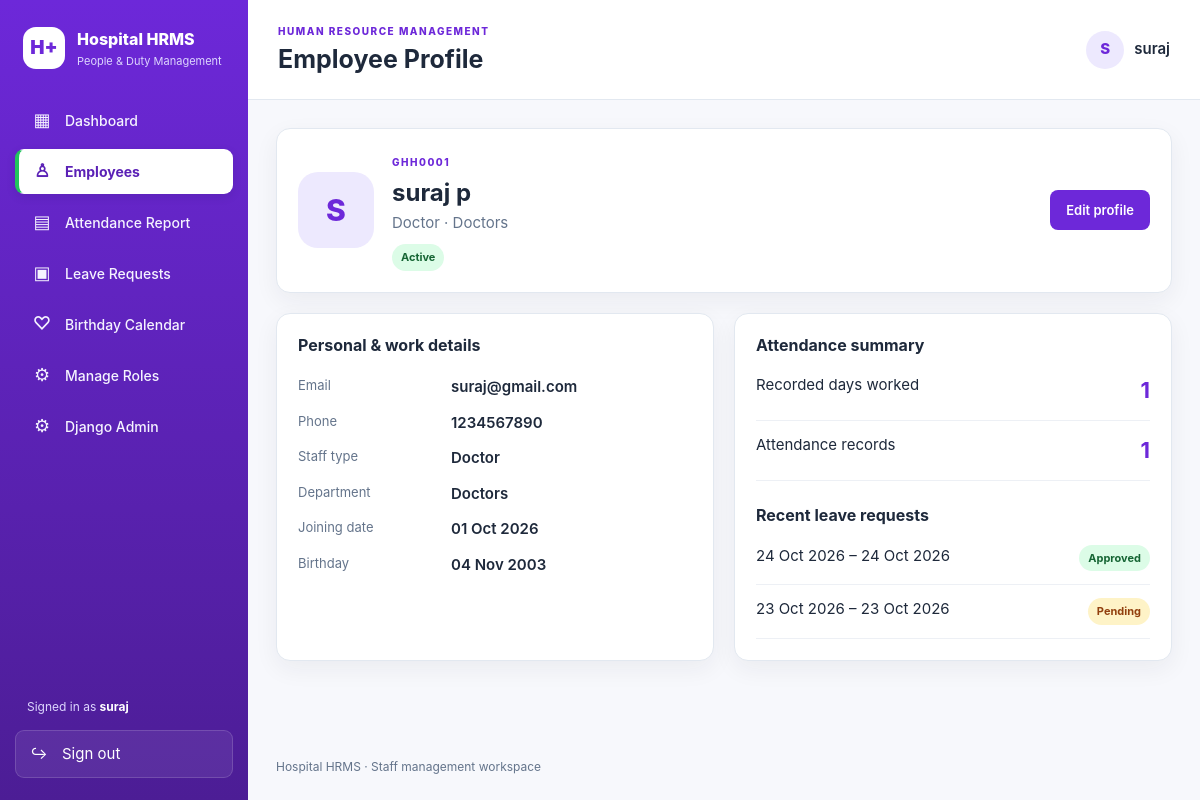
Screenshot of /employees/4/ (signed in) with the database file from the repository.
### hr/models.py (models this page shows, shortened)
class Employee(models.Model):
    class Status(models.TextChoices):
        ACTIVE = "ACTIVE", "Active"
        INACTIVE = "INACTIVE", "Inactive"
        ON_LEAVE = "ON_LEAVE", "On Leave"
    class StaffType(models.TextChoices):
        DOCTOR = "DOCTOR", "Doctor"
        DUTY_DOCTOR = "DUTY_DOCTOR", "Duty Doctor"
        NURSE = "NURSE", "Nurse"
        TECHNICIAN = "TECHNICIAN", "Technician"
        RECEPTIONIST = "RECEPTIONIST", "Receptionist"
        SUPPORT = "SUPPORT", "Support Staff"
        OTHER = "OTHER", "Other"
    user = models.OneToOneField(
        settings.AUTH_USER_MODEL,
        on_delete=models.SET_NULL,
        null=True,
        blank=True,
        related_name="employee_profile",
    )
    employee_id = models.CharField(
        max_length=20,
        unique=True,
    )
    name = models.CharField(max_length=150)
    email = models.EmailField(unique=True)
    phone = models.CharField(max_length=20)
    designation = models.CharField(max_length=100)
    staff_type = models.CharField(
        max_length=20,
        choices=StaffType.choices,
        default=StaffType.OTHER,
    )
    department = models.ForeignKey(
        Department,
        on_delete=models.PROTECT,
        related_name="employees",
    )
    manager = models.ForeignKey(
        "self",
        on_delete=models.SET_NULL,
        null=True,
        blank=True,
        related_name="direct_reports",
        verbose_name="Reports To",
    )
    joining_date = models.DateField()
    birthday = models.DateField(
        null=True,
        blank=True,
    )
    salary = models.DecimalField(
        max_digits=12,
        decimal_places=2,
    )
    status = models.CharField(
        max_length=10,
        choices=Status.choices,
        default=Status.ACTIVE,
    )
    class Meta:
        ordering = ["name"]

class Department(models.Model):
    name = models.CharField(max_length=100, unique=True)
    description = models.TextField(blank=True)
    class Meta:
        permissions = [
            ("view_dashboard", "Can view the HRMS dashboard"),
            ("view_employee_pages", "Can view employee pages"),
            ("manage_employee_pages", "Can add and edit employees"),
            ("view_attendance_pages", "Can view attendance pages"),
            ("apply_leave_requests", "Can apply for leave"),
            ("view_leave_pages", "Can view leave requests"),
            ("approve_leave_requests", "Can approve or reject leave requests"),
            ("view_birthday_calendar", "Can view the birthday calendar"),
        ]

class LeaveRequest(models.Model):
    class LeaveStatus(models.TextChoices):
        PENDING = "PENDING", "Pending"
        APPROVED = "APPROVED", "Approved"
        REJECTED = "REJECTED", "Rejected"
    employee = models.ForeignKey(
        Employee,
        on_delete=models.PROTECT,
        related_name="leave_requests",
    )
    start_date = models.DateField()
    end_date = models.DateField()
    reason = models.TextField()
    status = models.CharField(
        max_length=10,
        choices=LeaveStatus.choices,
        default=LeaveStatus.PENDING,
    )
    reviewed_by = models.ForeignKey(
        settings.AUTH_USER_MODEL,
        on_delete=models.PROTECT,
        null=True,
        blank=True,
        related_name="reviewed_leave_requests",
    )
    reviewed_at = models.DateTimeField(
        null=True,
        blank=True,
    )
    class Meta:
        ordering = ["-start_date"]

### hr/views.py (the view)
@login_required
@permission_required("hr.view_employee_pages", raise_exception=True)
def employee_profile(request, pk):
    employee = get_object_or_404(
        Employee.objects.select_related(
            "department",
            "user",
        ),
        pk=pk,
    )
    attendance_records = Attendance.objects.filter(
        employee=employee
    )
    can_view_leaves = request.user.has_perm(
        "hr.view_leave_pages"
    )
    context = {
        "employee": employee,
        "days_worked": attendance_records.filter(
            check_in__isnull=False
        ).values("date").distinct().count(),
        "attendance_count": attendance_records.count(),
        "leave_requests": (
            LeaveRequest.objects.filter(
                employee=employee
            ).order_by("-start_date")[:5]
            if can_view_leaves
            else []
        ),
    }
    return render(
        request,
        "hr/employee_profile.html",
        context,
    )

### hr/templates/hr/employee_profile.html (shortened to what this page needs)
{% extends "hr/base.html" %}
{% block page_heading %}Employee Profile{% endblock %}
{% block content %}
<div class="profile-hero panel">
  <div class="profile-identity"><span class="profile-avatar">{{ employee.name|first|upper }}</span><div><span class="eyebrow">{{ employee.employee_id }}</span><h2>{{ employee.name }}</h2><p>{{ employee.designation }} · {{ employee.department.name }}</p><span class="status status-{{ employee.status|lower }}">{{ employee.get_status_display }}</span></div></div>
  <a class="btn btn-primary" href="{% url 'employee_edit' employee.pk %}">Edit profile</a>
</div>
<div class="profile-grid">
  <section class="panel"><h3>Personal &amp; work details</h3><dl class="details-list">
    <dt>Email</dt><dd>{{ employee.email }}</dd><dt>Phone</dt><dd>{{ employee.phone }}</dd><dt>Staff type</dt><dd>{{ employee.get_staff_type_display }}</dd><dt>Department</dt><dd>{{ employee.department.name }}</dd><dt>Joining date</dt><dd>{{ employee.joining_date|date:"d M Y" }}</dd><dt>Birthday</dt><dd>{% if employee.birthday %}{{ employee.birthday|date:"d M Y" }}{% else %}Not provided{% endif %}</dd>
  </dl></section>
  <section class="panel"><h3>Attendance summary</h3><div class="profile-stat"><span>Recorded days worked</span><strong>{{ days_worked|default:"0" }}</strong></div><div class="profile-stat"><span>Attendance records</span><strong>{{ attendance_count|default:"0" }}</strong></div><h3 class="section-spaced">Recent leave requests</h3>
    {% for leave in leave_requests %}<div class="list-row"><span>{{ leave.start_date|date:"d M Y" }} – {{ leave.end_date|date:"d M Y" }}</span><span class="status status-{{ leave.status|lower }}">{{ leave.get_status_display }}</span></div>{% empty %}<p class="muted">No leave history.</p>{% endfor %}
  </section>
</div>
{% endblock %}

### hr/templates/hr/base.html (shortened to what this page needs)
{% load static %}
<!DOCTYPE html>
<html lang="en">
<head>
    <link rel="stylesheet" href="{% static 'hr/css/theme.css' %}">
</head>
<body>
<div class="app-shell" id="appShell">
    <aside class="sidebar" id="sidebar" aria-label="Main navigation">
        <a class="brand" href="{% url 'dashboard' %}">
            <span class="brand-mark">H+</span>
            <span class="brand-text">
                Hospital HRMS
                <small>People &amp; Duty Management</small>
            </span>
        </a>
        <nav class="nav-links">
            {% if perms.hr.view_dashboard %}
                <a href="{% url 'dashboard' %}"
                   class="{% if request.resolver_match.url_name == 'dashboard' %}active{% endif %}">
                    <span class="nav-icon">▦</span>
                    <span>Dashboard</span>
                </a>
            {% endif %}
            {% if perms.hr.view_employee_pages %}
                <a href="{% url 'employee_list' %}"
                   class="{% if request.resolver_match.url_name == 'employee_list' or request.resolver_match.url_name == 'employee_create' or request.resolver_match.url_name == 'employee_edit' or request.resolver_match.url_name == 'employee_profile' %}active{% endif %}">
                    <span class="nav-icon">♙</span>
                    <span>Employees</span>
                </a>
            {% endif %}
            {% if perms.hr.view_attendance_pages or request.user.employee_profile %}
                <a href="{% url 'attendance_report' %}"
                   class="{% if request.resolver_match.url_name == 'attendance_report' %}active{% endif %}">
                    <span class="nav-icon">▤</span>
                    <span>{% if request.user.is_superuser or perms.hr.manage_employee_pages %}Attendance Report{% else %}My Attendance{% endif %}</span>
                </a>
            {% endif %}
            {% if perms.hr.view_leave_pages %}
                <a href="{% url 'leave_list' %}"
                   class="{% if request.resolver_match.url_name == 'leave_list' or request.resolver_match.url_name == 'leave_create' or request.resolver_match.url_name == 'leave_review' %}active{% endif %}">
                    <span class="nav-icon">▣</span>
                    <span>Leave Requests</span>
                </a>
            {% endif %}
            {% if perms.hr.view_birthday_calendar %}
                <a href="{% url 'birthday_calendar' %}"
                   class="{% if request.resolver_match.url_name == 'birthday_calendar' %}active{% endif %}">
                    <span class="nav-icon">♡</span>
                    <span>Birthday Calendar</span>
                </a>
            {% endif %}
            {% if request.user.is_superuser %}
                <a href="{% url 'role_management' %}"
                   class="{% if request.resolver_match.url_name == 'role_management' %}active{% endif %}">
                    <span class="nav-icon">⚙</span>
                    <span>Manage Roles</span>
                </a>
            {% endif %}
            {% if request.user.is_staff %}
                <a href="{% url 'admin:index' %}"
                   class="{% if request.resolver_match.namespace == 'admin' %}active{% endif %}">
                    <span class="nav-icon">⚙</span>
                    <span>Django Admin</span>
                </a>
            {% endif %}
        </nav>
        <div class="sidebar-bottom">
            <div class="signed-in">
                <span>Signed in as</span>
                <strong>{{ request.user.get_username }}</strong>
            </div>
            <form method="post" action="{% url 'logout' %}">
                <button class="nav-logout" type="submit">
                    <span class="nav-icon">↪</span>
                    <span>Sign out</span>
                </button>
            </form>
        </div>
    </aside>
    <main class="main-area">
        <header class="topbar">
            <div class="topbar-left">
                <div class="page-heading">
                    <div class="eyebrow">
                        HUMAN RESOURCE MANAGEMENT
                    </div>
                    <h1>
                        {% block page_heading %}{% endblock %}
                    </h1>
                </div>
            </div>
            <div class="topbar-user">
                <span class="avatar">
                    {{ request.user.get_username|first|upper }}
                </span>
                <span class="topbar-username">
                    {{ request.user.get_username }}
                </span>
            </div>
        </header>
        <section class="page-content">
            {% block content %}
            {% endblock %}
        </section>
        <footer class="footer">
            Hospital HRMS · Staff management workspace
        </footer>
    </main>
</div>
</body>
</html>

### rows the page displays
Employee: name|first "S", employee_id "GHH0001", name "suraj p", designation "Doctor", department.name "Doctors", status "Active", email "suraj@gmail.com", phone "1234567890", staff_type "Doctor", joining_date "01 Oct 2026", birthday "04 Nov 2003"
LeaveRequest: start_date "24 Oct 2026", end_date "24 Oct 2026", status "Approved"
LeaveRequest: start_date "23 Oct 2026", end_date "23 Oct 2026", status "Pending"

### other values shown
{{ request.user.get_username }} "suraj"
{{ request.user.get_username|first|upper }} "S"
{{ days_worked|default:"0" }} "1"
{{ attendance_count|default:"0" }} "1"
